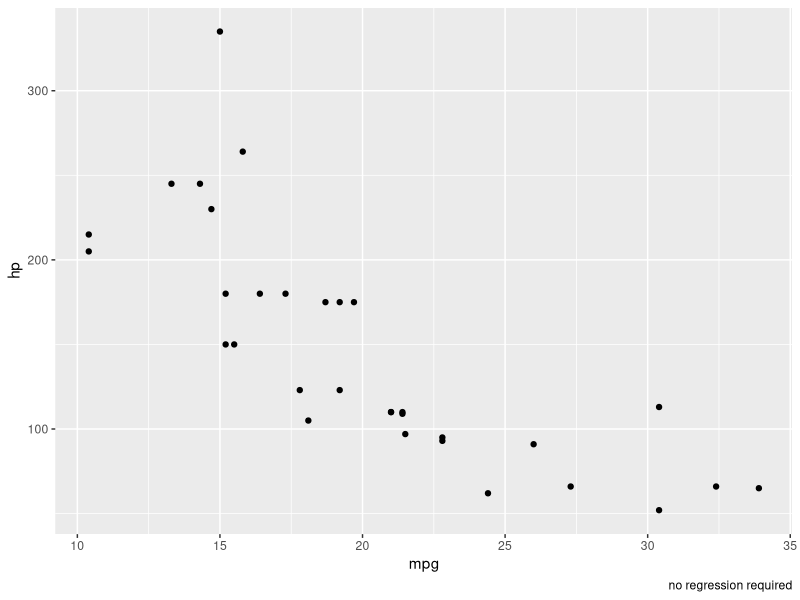

This chart was generated by the following R code:
## ---- chunk 1
Greeting <- function(arg1 = "Hello" ){
  print(arg1)
}
Greeting()
Greeting("Hiya")
## ---- chunk 2


adding <- function(x,y){
  
  total <- sum( c( x , y ))
  
  return(total)
}

adding(2,4)
#adding()

## ---- chunk 3
multiplying <- function(x = 1, y = 1){
  total <- x*y
  return(total)
}

multiplying()
multiplying(2,4)

## ---- chunk 4
umbrella <- function(weather = "no precipitation"){

if(weather == "no precipitation"){
  
    print("leave umbrella at home")
    }
    
else if(weather == "snow"){

    print("You don't need an umbrella")
}
  
else{
    print("bring an umbrella")
    
    }
}
umbrella(weather = "snow")
## ---- chunk 5
my_1st_calculator <-function(x,y,operation="add"){
  
  if(operation %in% "add"){
    total <- adding(x,y)
  }
  
  else if(operation %in% "multiply"){
    total <- multiplying(x,y)
  }
  
  else{
    stop("Please choose `add` or `multiply` for the operation argument")
  }
  
  return(total)
}
## ---- chunk 6
my_1st_calculator(1,6, operation="multiply")
## ---- chunk 7
library(tidyverse)

auto_filter <- function(data, variable, value){
  
  data |>
    filter({{variable}} == value)
}
## ---- chunk 8
auto_filter(data = mtcars, variable = am, value = 0 )
## ---- chunk 9
#| echo: FALSE

library(tidyverse)

super_grapher <- function(variable1=NULL ,variable2=NULL , dat= NULL ,linear_regression = TRUE){
  ggplot(mapping = aes(x= {{variable1}},  y= {{variable2}}), data = dat)+
    geom_point() +
    if(linear_regression == TRUE){
    geom_smooth(method = "lm" )
    }
    else{
    labs(caption = "no regression required")
    }
}
super_grapher(variable1 = mpg,variable2 = hp, dat = mtcars, linear_regression = FALSE)
